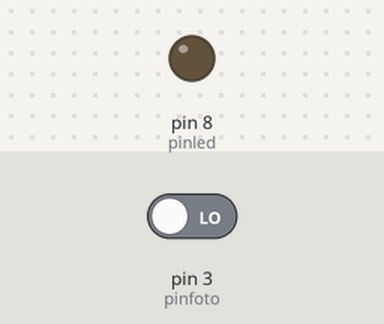
This sketch was run on a simulated Arduino Uno, built with avr-gcc and run on an emulated ATmega328P. On the bench: output pins drawn as LEDs (lit = HIGH). The test bench sets the inputs (shaded band); at power-on: pin 3 (pinfoto) LOW.

Above: at 2.8 s.
2.9 s: pin 3 (pinfoto) driven HIGH
At 4.1 s:
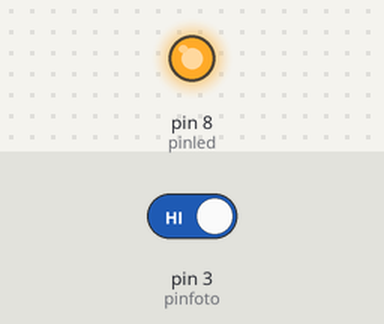
4.5 s: pin 3 (pinfoto) driven LOW
At 5.6 s:
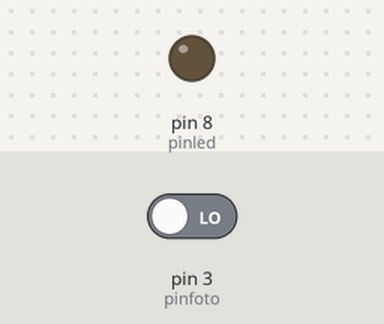
Timing chart, 0 to 7.5 s (numbered marks = the images above; inputs shaded):
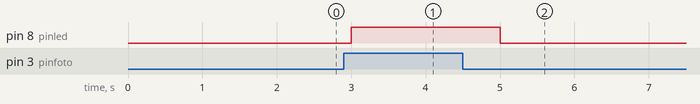

The sketch:

sketch_feb09a.ino
```cpp
const int pinfoto = 3;
const int pinled = 8;

int valore;

void setup()
{

  pinMode(pinfoto,INPUT);
  pinMode(pinled,OUTPUT);

}

void loop()
{
  valore = digitalRead(pinfoto);

  if(valore == HIGH) {digitalWrite(pinled,HIGH);}
  else{ digitalWrite(pinled,LOW);}

  delay(1000);
}
```

Measured:
- after the input at 2.9 s, pin 8 (pinled): LOW → HIGH after 0.10 s
- after the input at 4.5 s, pin 8 (pinled): HIGH → LOW after 0.50 s
